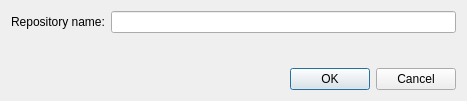
<?xml version="1.0" encoding="UTF-8"?>
<ui version="4.0">
 <class>Form</class>
 <widget class="QWidget" name="Form">
  <property name="geometry">
   <rect>
    <x>0</x>
    <y>0</y>
    <width>467</width>
    <height>101</height>
   </rect>
  </property>
  <property name="windowTitle">
   <string>Rename Repository</string>
  </property>
  <layout class="QGridLayout" name="gridLayout">
   <item row="3" column="2">
    <layout class="QGridLayout" name="gridLayout_2">
     <item row="1" column="1">
      <widget class="QLineEdit" name="txt_repo_name">
       <property name="enabled">
        <bool>true</bool>
       </property>
      </widget>
     </item>
     <item row="1" column="0">
      <widget class="QLabel" name="lbl_repo_name">
       <property name="text">
        <string>Repository name:</string>
       </property>
      </widget>
     </item>
    </layout>
   </item>
   <item row="4" column="2">
    <spacer name="verticalSpacer">
     <property name="orientation">
      <enum>Qt::Vertical</enum>
     </property>
     <property name="sizeHint" stdset="0">
      <size>
       <width>20</width>
       <height>40</height>
      </size>
     </property>
    </spacer>
   </item>
   <item row="5" column="2">
    <widget class="QDialogButtonBox" name="bb_cancel_ok">
     <property name="standardButtons">
      <set>QDialogButtonBox::Cancel|QDialogButtonBox::Ok</set>
     </property>
    </widget>
   </item>
  </layout>
 </widget>
 <resources/>
 <connections>
  <connection>
   <sender>bb_cancel_ok</sender>
   <signal>rejected()</signal>
   <receiver>Form</receiver>
   <slot>close()</slot>
   <hints>
    <hint type="sourcelabel">
     <x>233</x>
     <y>176</y>
    </hint>
    <hint type="destinationlabel">
     <x>233</x>
     <y>99</y>
    </hint>
   </hints>
  </connection>
 </connections>
</ui>
